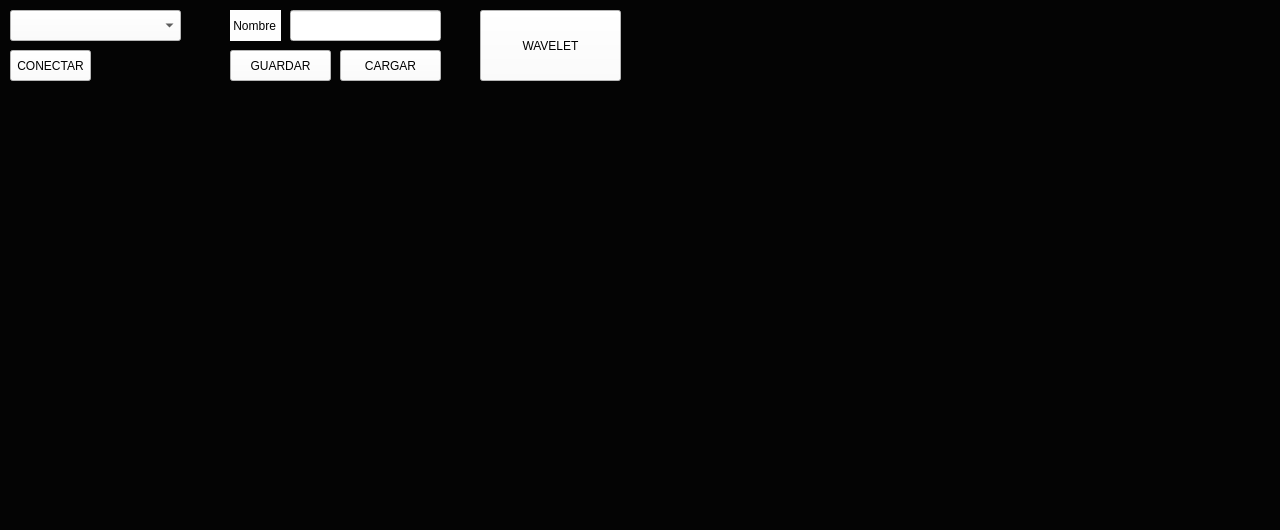
<?xml version="1.0" encoding="UTF-8"?>
<ui version="4.0">
 <class>MainWindow</class>
 <widget class="QMainWindow" name="MainWindow">
  <property name="geometry">
   <rect>
    <x>0</x>
    <y>0</y>
    <width>1280</width>
    <height>530</height>
   </rect>
  </property>
  <property name="windowTitle">
   <string>MainWindow</string>
  </property>
  <property name="styleSheet">
   <string notr="true">background-color: rgb(4, 4, 4);</string>
  </property>
  <widget class="QWidget" name="centralwidget">
   <widget class="QPushButton" name="connect">
    <property name="geometry">
     <rect>
      <x>10</x>
      <y>50</y>
      <width>81</width>
      <height>31</height>
     </rect>
    </property>
    <property name="styleSheet">
     <string notr="true">background-color: rgb(255, 255, 255);</string>
    </property>
    <property name="text">
     <string>CONECTAR</string>
    </property>
   </widget>
   <widget class="QComboBox" name="puertos">
    <property name="geometry">
     <rect>
      <x>10</x>
      <y>10</y>
      <width>171</width>
      <height>31</height>
     </rect>
    </property>
    <property name="styleSheet">
     <string notr="true">background-color: rgb(255, 255, 255);</string>
    </property>
   </widget>
   <widget class="QWidget" name="graficawidget" native="true">
    <property name="geometry">
     <rect>
      <x>0</x>
      <y>100</y>
      <width>1261</width>
      <height>371</height>
     </rect>
    </property>
   </widget>
   <widget class="QPushButton" name="guardarButton">
    <property name="geometry">
     <rect>
      <x>230</x>
      <y>50</y>
      <width>101</width>
      <height>31</height>
     </rect>
    </property>
    <property name="styleSheet">
     <string notr="true">background-color: rgb(255, 255, 255);</string>
    </property>
    <property name="text">
     <string>GUARDAR</string>
    </property>
   </widget>
   <widget class="QLineEdit" name="nombre_persona">
    <property name="geometry">
     <rect>
      <x>290</x>
      <y>10</y>
      <width>151</width>
      <height>31</height>
     </rect>
    </property>
    <property name="styleSheet">
     <string notr="true">background-color: rgb(255, 255, 255);</string>
    </property>
   </widget>
   <widget class="QLabel" name="label">
    <property name="geometry">
     <rect>
      <x>230</x>
      <y>10</y>
      <width>51</width>
      <height>31</height>
     </rect>
    </property>
    <property name="styleSheet">
     <string notr="true">background-color: rgb(254, 254, 254);</string>
    </property>
    <property name="text">
     <string> Nombre</string>
    </property>
   </widget>
   <widget class="QPushButton" name="cargarButton">
    <property name="geometry">
     <rect>
      <x>340</x>
      <y>50</y>
      <width>101</width>
      <height>31</height>
     </rect>
    </property>
    <property name="styleSheet">
     <string notr="true">background-color: rgb(255, 255, 255);</string>
    </property>
    <property name="text">
     <string>CARGAR</string>
    </property>
   </widget>
   <widget class="QPushButton" name="espectrogramaButton">
    <property name="geometry">
     <rect>
      <x>480</x>
      <y>10</y>
      <width>141</width>
      <height>71</height>
     </rect>
    </property>
    <property name="styleSheet">
     <string notr="true">background-color: rgb(255, 255, 255);</string>
    </property>
    <property name="text">
     <string>WAVELET</string>
    </property>
   </widget>
  </widget>
  <widget class="QMenuBar" name="menubar">
   <property name="geometry">
    <rect>
     <x>0</x>
     <y>0</y>
     <width>1280</width>
     <height>22</height>
    </rect>
   </property>
  </widget>
  <widget class="QStatusBar" name="statusbar"/>
 </widget>
 <resources>
  <include location="1.qrc"/>
 </resources>
 <connections/>
</ui>
